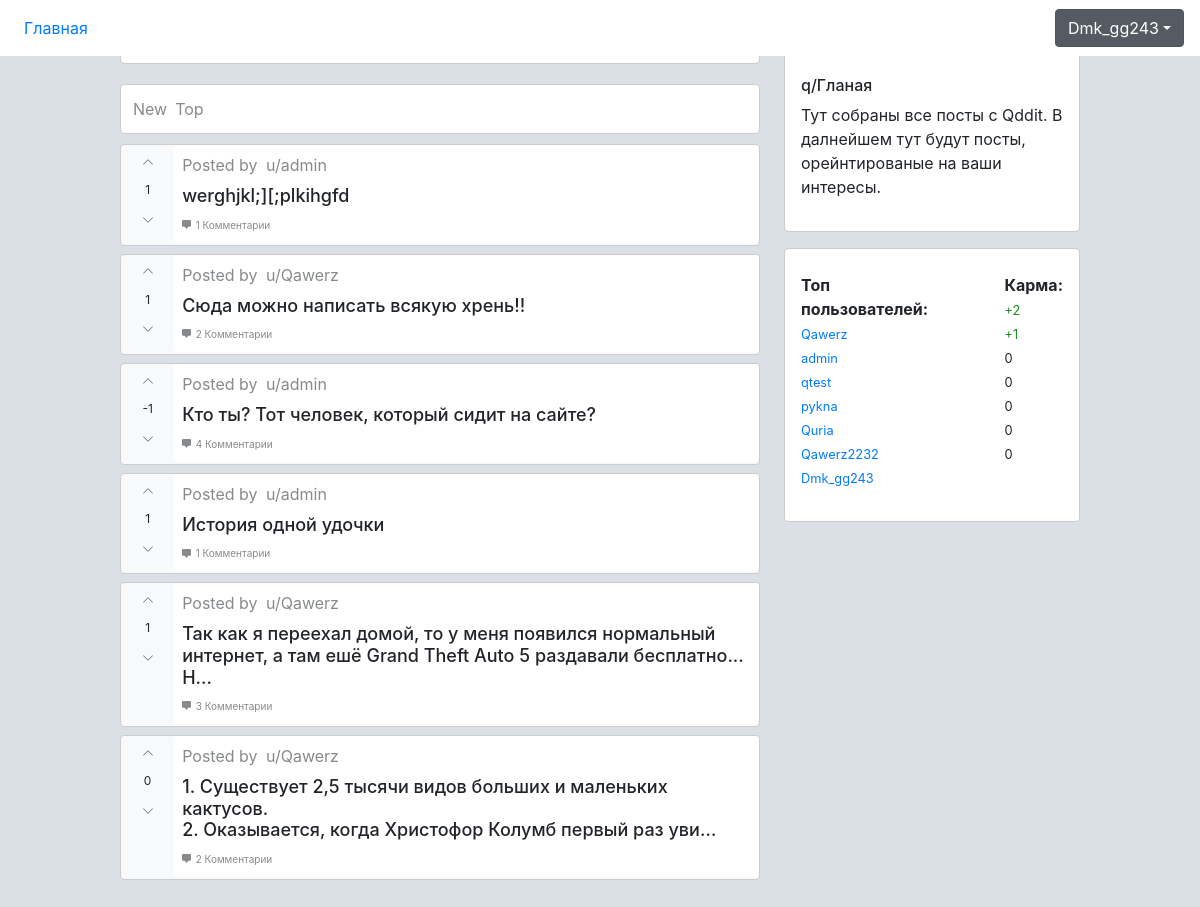
Page / (signed in) on the earlier database version.
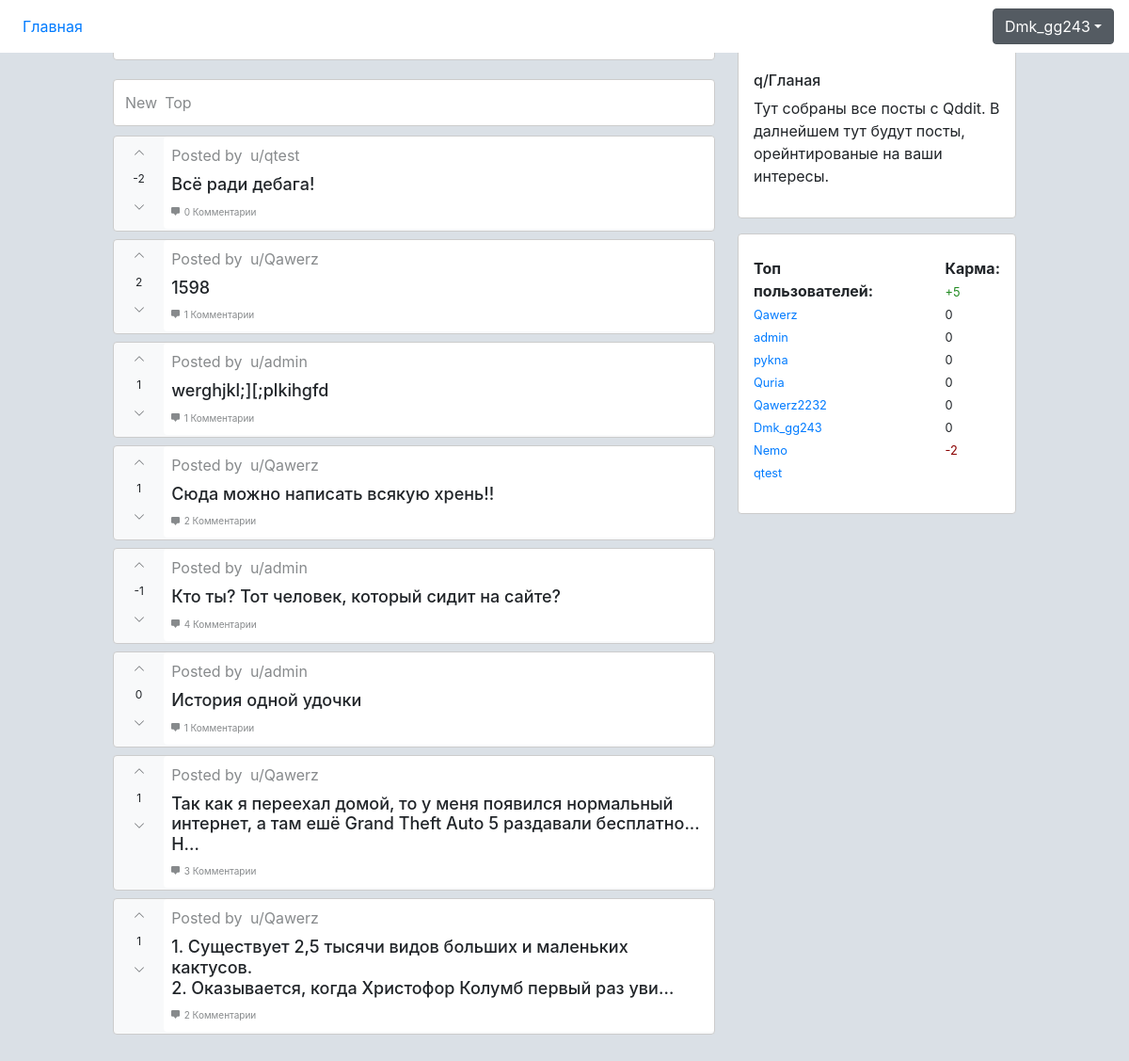
Same page on the later database version.
### web/models.py (models this page shows, shortened)
class Publication(models.Model):
    community = models.ForeignKey(Communities, on_delete=models.CASCADE, verbose_name='Сообщество', blank=True, null=True)
    author = models.ForeignKey(User, on_delete=models.CASCADE, verbose_name='Автор статьи', blank=True, null=True)
    name = models.CharField(max_length=120, verbose_name="Название")
    create_date = models.DateTimeField(auto_now=True)
    text = models.TextField(verbose_name="Текст")
    karma = models.IntegerField(verbose_name="Популярность статьи", default=0)
    likes = models.ManyToManyField(User, related_name='likes', blank=True)
    dislikes = models.ManyToManyField(User, related_name='dislikes', blank=True)
    class Meta:
        verbose_name = "Статьи"
        verbose_name_plural = "Статьи"

class Profile(models.Model):
    username = models.OneToOneField(User, verbose_name='Id ползователя', on_delete=models.CASCADE)
    bio = models.TextField(max_length=500, verbose_name='Биография', blank=True)
    birth_date = models.DateField(null=True, verbose_name='Дата рождения', blank=True)
    karma = models.IntegerField(verbose_name="Популярность пользователя", default=0)
    favcolor = models.CharField(max_length=10, verbose_name='Любимый цвет', blank=True)
    avatar = models.CharField(max_length=150, verbose_name='Аватар', blank=True)
    class Meta:
        verbose_name = "Пользователь"
        verbose_name_plural = "Пользователи"

### web/views.py (the view, shortened to what this page needs)
# urls.py: path('', views.PublicationsListNew.as_view(), name="home"),
class PublicationsListNew(CreateView):
    model = Publication, Profile, Communities
    template_name = 'publications_rl.html'
    form_class = PublicationForm
    success_url = reverse_lazy('publications')
    def get_context_data(self, **kwargs):
        kwargs['publications'] = Publication.objects.all().order_by('-id')
        kwargs['communities'] = Communities.objects.all().order_by('-id')[:10]
        kwargs['profiles'] = Profile.objects.all().order_by('-karma')[:10]
        return super().get_context_data(**kwargs)

### templates/publications_rl.html (shortened to what the changed rows need)
{% extends "base.html" %}
{% block content %}
<div class="container mx-auto">
    <div class="flex w-960 mx-auto">
        <div class="w-2/3">
            <div class="py-2">
                {% for publication in publications %}
                <div class="py-1">
                    <div class="postdivmain">
                        <div class="w-1/12 flex flex-col items-c">
                                <a class="btn disabled text-xs">
                                    <svg class="bi bi-chevron-up" width="1em" height="1em" viewBox="0 0 16 16" fill="currentColor" xmlns="http://www.w3.org/2000/svg"><path fill-rule="evenodd" d="M7.646 4.646a.5.5 0 0 1 .708 0l6 6a.5.5 0 0 1-.708.708L8 5.707l-5.646 5.647a.5.5 0 0 1-.708-.708l6-6z"/></svg>
                                </a>
                            <span class="text-xs font-semibodl my-1">{{publication.karma}}</span>
                                <a class="btn disabled text-xs">
                                    <svg class="bi bi-chevron-down" width="1em" height="1em" viewBox="0 0 16 16" fill="currentColor" xmlns="http://www.w3.org/2000/svg"><path fill-rule="evenodd" d="M1.646 4.646a.5.5 0 0 1 .708 0L8 10.293l5.646-5.647a.5.5 0 0 1 .708.708l-6 6a.5.5 0 0 1-.708 0l-6-6a.5.5 0 0 1 0-.708z"/></svg>
                                </a>
                        </div>
                        <div class="w-11/12 postdiv">
                            <div class="items-c text-sc mb-2">
                                <span class="color-soft-gray">Posted by</span>
                                <a href="/user/{{ publication.author }}" class="color-soft-gray ubut ml-1 mx-1 no-underline hover:underline">u/{{publication.author}}</a>
                            </div>
                            <div  onmousedown="javascript:location.replace('/page/{{ publication.id }}');">
                                <h2 class="text-lg font-medium mb-1">{{ publication.text| safe |truncatechars:"120" }}</h2>
                            </div>
                            <a class="">
                                <span class="color-soft-gray" style="font-size: 10px; bottom: 50px;">{{publication.comments_publication.all.count}} Комментарии</span>
                            </a>
                        </div>
                    </div>
                </div>
                {% endfor %}
            </div>
        </div>
        <div class="w-1/3">
            <div class="rounded py-1">
                <div class="rounded border-grey-light-alt bg-white ml-4 mb-3">
                        <div class="pl-3 pb-3 pr-3">
                            <div class="flex mb-3 mt-4">
                                <div class="">
                                    <div>
                                        <div class="flex-col">
                                            <b >Топ пользователей:</b>
                                            {% for profile in profiles %}
                                            <a style="font-size: 80%" href="/user/{{ profile.username }}">{{ profile.username }}</a><br>
                                            {% endfor %}
                                        </div>
                                    </div>
                                </div>
                                <div style="margin-left: 50px;" >
                                    <div class="flex-col">
                                        <div>
                                            <b>Карма:</b>
                                            {% for profile in profiles %}
                                            {% if profile.karma > 0 %}
                                            <span style="color:forestgreen;font-size: 80%">+{{profile.karma}}</span><br>
                                            {% elif profile.karma < 0 %}
                                            <span style="color:darkred;font-size: 80%">{{profile.karma}}</span><br>
                                            {% else %}
                                            <span style="font-size: 80%">{{profile.karma}}</span><br>
                                            {% endif %}
                                            {% endfor %}
                                        </div>
                                    </div>
                                </div>
                            </div>
                        </div>
                </div>
            </div>
        </div>
    </div>
</div>
{% endblock %}

Differences in the rows shown:
added Publication: karma "-2", author "qtest", text "Всё ради дебага!", comments_publication.all.count "0"
added Publication: karma "2", author "Qawerz", text "1598", comments_publication.all.count "1"
changed Publication "История одной удочки": karma "1" → "0"
changed Publication (number 8 of 8 on the later page): karma "0" → "1"
changed Profile "Qawerz": karma "2" → "5"
changed Profile "admin": karma "1" → "0"
added Profile: username "Nemo", karma "0"
changed Profile "qtest": karma "0" → "-2"; moves down the list
